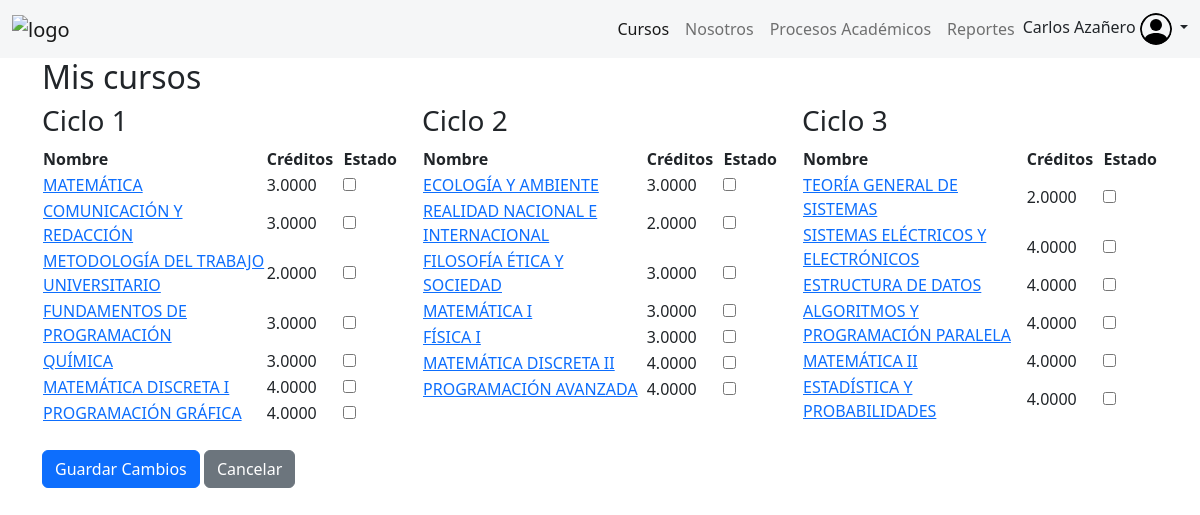
The app's page / (signed in) with its own data.
### tables this page shows
CREATE TABLE `usuario` (
  `id_usuario` int NOT NULL AUTO_INCREMENT,
  `codigo` varchar(20) NOT NULL,
  `contrasenia` varchar(45) DEFAULT NULL,
  `tipo_usuario` tinyint DEFAULT NULL,
  `nombre` varchar(45) DEFAULT NULL,
  `apellido1` varchar(45) DEFAULT NULL,
  `apellido2` varchar(45) DEFAULT NULL,
  `fecha_nacimiento` date DEFAULT NULL,
  `ultima_sesion` datetime DEFAULT NULL,
  `estado_sesion` tinyint DEFAULT NULL,
  `ciclo` tinyint DEFAULT NULL,
  `genero` char(1) DEFAULT NULL,
  `celular` varchar(15) DEFAULT NULL,
  `email_institucional` varchar(60) DEFAULT NULL,
  `id_curricula` int DEFAULT NULL,
  PRIMARY KEY (`id_usuario`),
  KEY `fk_usuario_curricula_idx` (`id_curricula`),
  CONSTRAINT `fk_usuario_curricula` FOREIGN KEY (`id_curricula`) REFERENCES `curricula` (`id_curricula`)
);

CREATE TABLE `asignatura` (
  `id_asignatura` int NOT NULL AUTO_INCREMENT,
  `nombre` varchar(45) NOT NULL,
  `horas_teoria` tinyint NOT NULL DEFAULT '0',
  `horas_practica` tinyint NOT NULL DEFAULT '0',
  `horas_laboratorio` tinyint NOT NULL DEFAULT '0',
  `nro_ciclo` tinyint NOT NULL,
  `descripcion` varchar(100) DEFAULT NULL,
  `id_curricula` int NOT NULL,
  PRIMARY KEY (`id_asignatura`),
  KEY `fk_asignatura_curricula1_idx` (`id_curricula`),
  CONSTRAINT `fk_asignatura_curricula1` FOREIGN KEY (`id_curricula`) REFERENCES `curricula` (`id_curricula`)
);

### controller/curso_controller.php (called while the page is built)
<?php
require_once "model/Curso.php";
require_once "model/Usuario.php";
class CursoController{
   private $curso_modelo;
   private $usuario_modelo;
   function __construct()
   {
      $this->curso_modelo = new Curso();
      $this->usuario_modelo = new Usuario();
   }
   public function vistaSituacionCursos(){
      $codigoUsuario = $_SESSION["usuario"];
      $cursos = $this->curso_modelo->getListaCursosXUsuario($codigoUsuario);
      $usuario = $this->usuario_modelo->getUsuario($codigoUsuario);
      $nombreUsuario = $usuario["nombre"] . " " . $usuario["apellido1"];
      require_once "view/cursos.php";
   }
}
$cursoController = new CursoController();
$cursoController->vistaSituacionCursos();

### model/Conexion.php (called while the page is built)
<?php
class Conexion {
    public static function conectar() {
        $conexion = mysqli_connect(DB_HOST, DB_USUARIO, DB_CONTRASENIA, DB_NOMBRE);
        return $conexion;
    }
}

### model/Usuario.php (called while the page is built, shortened)
<?php
require_once 'model/Conexion.php';
class Usuario {
    private $db;
    public function __construct() {
        $this->db = Conexion::conectar();
    }
    public function getUsuario($codigo){
        $sql = "SELECT * FROM usuario WHERE codigo = '$codigo'";
        $resultado = $this->db->query($sql);
        $usuarios = $resultado->fetch_assoc();
        return $usuarios;
    }
}

### model/Curso.php (called while the page is built, shortened)
<?php
require_once "model/Conexion.php";
class Curso{
   private $db;
   public function __construct()
   {
      $this->db = Conexion::conectar();
   }
   public function getListaCursosXUsuario($idUsuario){
      $sql = "call cursos_por_usuario('$idUsuario');";
      $resultado = $this->db->query($sql);
      $cursos = $resultado->fetch_all(MYSQLI_ASSOC);
      return $cursos;
   }
}

### view/cursos.php (the view, shortened to what this page needs)
<!DOCTYPE html>
<html lang="es">
<head>
   <link rel="stylesheet" href="view/estilo.css">
   <link href="https://cdn.jsdelivr.net/npm/bootstrap@5.2.2/dist/css/bootstrap.min.css" rel="stylesheet">
</head>
<body>
   <?php
   require_once "view/header.php";
   ?>
   <section>
      <div class="container-md">
         <div class="row">
            <div class="col">
               <h2>Mis cursos</h2>
            </div>
         </div>
         <div class="row">
            <?php
            $ciclo = 1;
            $i = 0;
            while (isset($cursos[$i])) {
            ?>
               <div class="col-md-4 col-sm-6">
                  <h3>Ciclo <?php echo $ciclo; ?></h3>
                  <table>
                     <th>Nombre</th>
                     <th>Créditos&nbsp&nbsp</th>
                     <th>Estado</th>
                     <?php
                     while ($cursos[$i]["nro_ciclo"] == $ciclo) {
                     ?>
                        <tr>
                           <td>
                              <a href=""><?php echo $cursos[$i]["nombre"]; ?></a>
                           </td>
                           <td>
                              <?php echo $cursos[$i]["creditos"] ?>
                           </td>
                           <td>
                              <input type="checkbox" name="" id="">
                           </td>
                        </tr>
                     <?php
                        $i++;
                        if ($i >= count($cursos)) {
                           break;
                        }
                     }
                     ?>
                  </table>
               </div>
            <?php
               $ciclo++;
            }
            ?>
         </div>
         <br>
         <input type="submit" value="Guardar Cambios" class="btn btn-primary">
         <button class="btn btn-secondary">Cancelar</button>
      </div>
   </section>
</body>
</html>

### view/header.php (shortened to what this page needs)
<header>
        <nav class="navbar navbar-expand-md navbar-light">
            <div class="container-fluid">
                <div class="navbar-collapse collapse" id="navbarToggler" style="">
                    <a class="navbar-brand" href="#">
                        <img src="view/img/icono.png" width="50" alt="logo">
                    </a>
                    <ul class="navbar-nav d-flex justify-content-center align-items-center">
                        <li class="nav-item">
                            <a class="nav-link active" aria-current="page" href="#">Cursos</a>
                        </li>
                        <li class="nav-item">
                            <a class="nav-link" href="#">Nosotros</a>
                        </li>
                        <li class="nav-item">
                            <a class="nav-link" href="#">Procesos Académicos</a>
                        </li>
                        <li class="nav-item">
                            <a class="nav-link" href="#">Reportes</a>
                        </li>
                        <li class="nav-item">
                            <div class="dropdown text-end">
                                <a href="#" class="d-block link-dark text-decoration-none dropdown-toggle"
                                    data-bs-toggle="dropdown" aria-expanded="false">
                                    <label ><?php echo $nombreUsuario; ?></label>
                                    <img src="view/img/person-circle.svg" alt="mdo" width="32" height="32"
                                        class="rounded-circle">
                                </a>
                            </div>
                        </li>
                    </ul>
                </div>
            </div>
        </nav>
    </header>

### view/estilo.css (style rules this page uses)
.navbar { padding: 2rem; background-color: #f5f6f7; }
.navbar-collapse { align-items: center; justify-content: space-between; }

### records on screen
usuario: nombreUsuario "Carlos Azañero"
asignatura: nombre "MATEMÁTICA", creditos "3.0000"
asignatura: nombre "COMUNICACIÓN Y REDACCIÓN", creditos "3.0000"
asignatura: nombre "METODOLOGÍA DEL TRABAJO UNIVERSITARIO", creditos "2.0000"
asignatura: nombre "FUNDAMENTOS DE PROGRAMACIÓN", creditos "3.0000"
asignatura: nombre "QUÍMICA", creditos "3.0000"
asignatura: nombre "MATEMÁTICA DISCRETA I", creditos "4.0000"
asignatura: nombre "PROGRAMACIÓN GRÁFICA", creditos "4.0000"
asignatura: nombre "ECOLOGÍA Y AMBIENTE", creditos "3.0000"
asignatura: nombre "REALIDAD NACIONAL E INTERNACIONAL", creditos "2.0000"
asignatura: nombre "FILOSOFÍA ÉTICA Y SOCIEDAD", creditos "3.0000"
asignatura: nombre "MATEMÁTICA I", creditos "3.0000"
asignatura: nombre "FÍSICA I", creditos "3.0000"
asignatura: nombre "MATEMÁTICA DISCRETA II", creditos "4.0000"
asignatura: nombre "PROGRAMACIÓN AVANZADA", creditos "4.0000"
asignatura: nombre "TEORÍA GENERAL DE SISTEMAS", creditos "2.0000"
asignatura: nombre "SISTEMAS ELÉCTRICOS Y ELECTRÓNICOS", creditos "4.0000"
asignatura: nombre "ESTRUCTURA DE DATOS", creditos "4.0000"
asignatura: nombre "ALGORITMOS Y PROGRAMACIÓN PARALELA", creditos "4.0000"
asignatura: nombre "MATEMÁTICA II", creditos "4.0000"
asignatura: nombre "ESTADÍSTICA Y PROBABILIDADES", creditos "4.0000"
